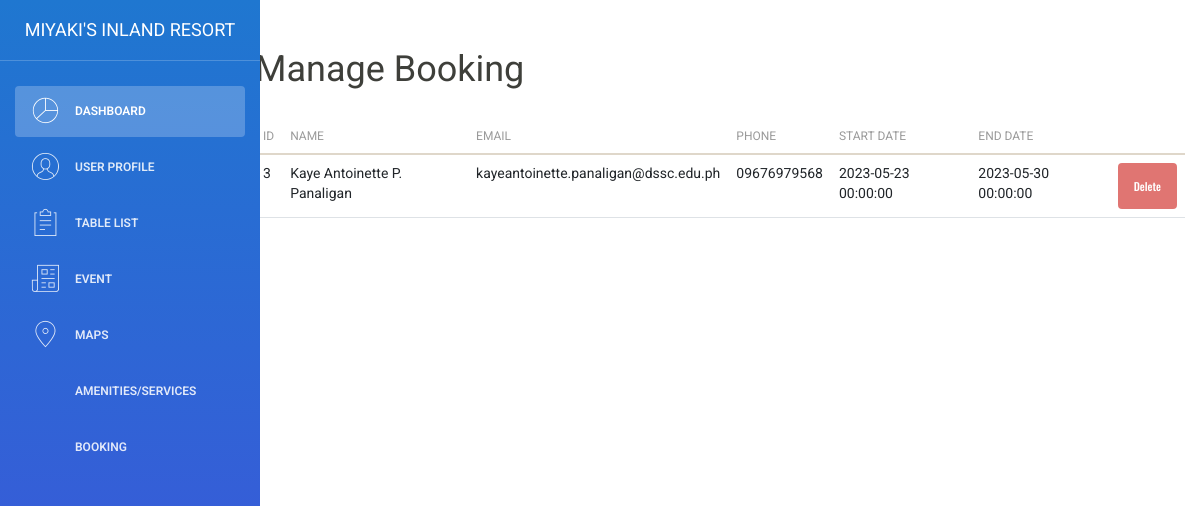
Page /dashboard/booking.php on the committed database.
### tables this page shows
CREATE TABLE `booker_tbl` (
  `id` int(30) NOT NULL,
  `name` varchar(50) NOT NULL,
  `email` varchar(50) NOT NULL,
  `phone` varchar(50) NOT NULL,
  `start_date` datetime NOT NULL,
  `end_date` datetime NOT NULL
);

### dashboard/booking.php (the view, shortened to what this page needs)
<?php include '../conn.php';
include 'header.php'; ?>
<body>
     <?php include 'sidebar.php'; ?>
     <div class="col-sm-10 col-sm-offset-3 col-md-5 col-md-offset-2 main" id="am">
      <h1> Manage Booking</h1>
      <br>
  <table class="table"">
    <thead>
      <tr>
        <th>ID</th>
        <th>Name</th>
        <th>Email</th>
        <th>Phone</th>
        <th>Start date</th>
        <th>End date</th>
        <th></th>
      </tr>
    </thead>
    <tbody>
      <?php
        $sql = "SELECT * FROM booker_tbl";
        $result = mysqli_query($conn, $sql);
        while ($row = mysqli_fetch_assoc($result)) {
        ?>
        <tr>
          <td><?php echo $row['id']; ?></td>
          <td><?php echo $row['name']; ?></td>
          <td><?php echo $row['email']; ?></td>
          <td><?php echo $row['phone']; ?></td>
          <td><?php echo $row['start_date']; ?></td>
          <td><?php echo $row['end_date']; ?></td>
          <form method="post">
          <td><button name="del" class="btn btn-danger">Delete</button></td>
          </form>
        </tr>
        <?php
      }
      ?>
    </tbody>
  </table>
</div>
     </div>

### assets/css/style.css (style rules this page uses)
html { font-size: 14px; }
@media only screen and (min-width: 480px) { html { font-size: 17px; } }
@media only screen and (min-width: 768px) { html { font-size: 14px; } }
body { font-size: 1em; }
.btn { font-family: 'Oswald', sans-serif; }
.btn { text-transform: none; }

### dashboard/booking.php (style rules this page uses)
#am { top: 30px; left: 40px; position: fixed; overflow-y: auto; width: 80%; height: 100%; }
.table { width: 100%; }

### rows in the picture
booker_tbl: id "3", name "Kaye Antoinette P. Panaligan", email "kayeantoinette.panaligan@dssc.edu.ph", phone "09676979568", start_date "2023-05-23 00:00:00", end_date "2023-05-30 00:00:00"
